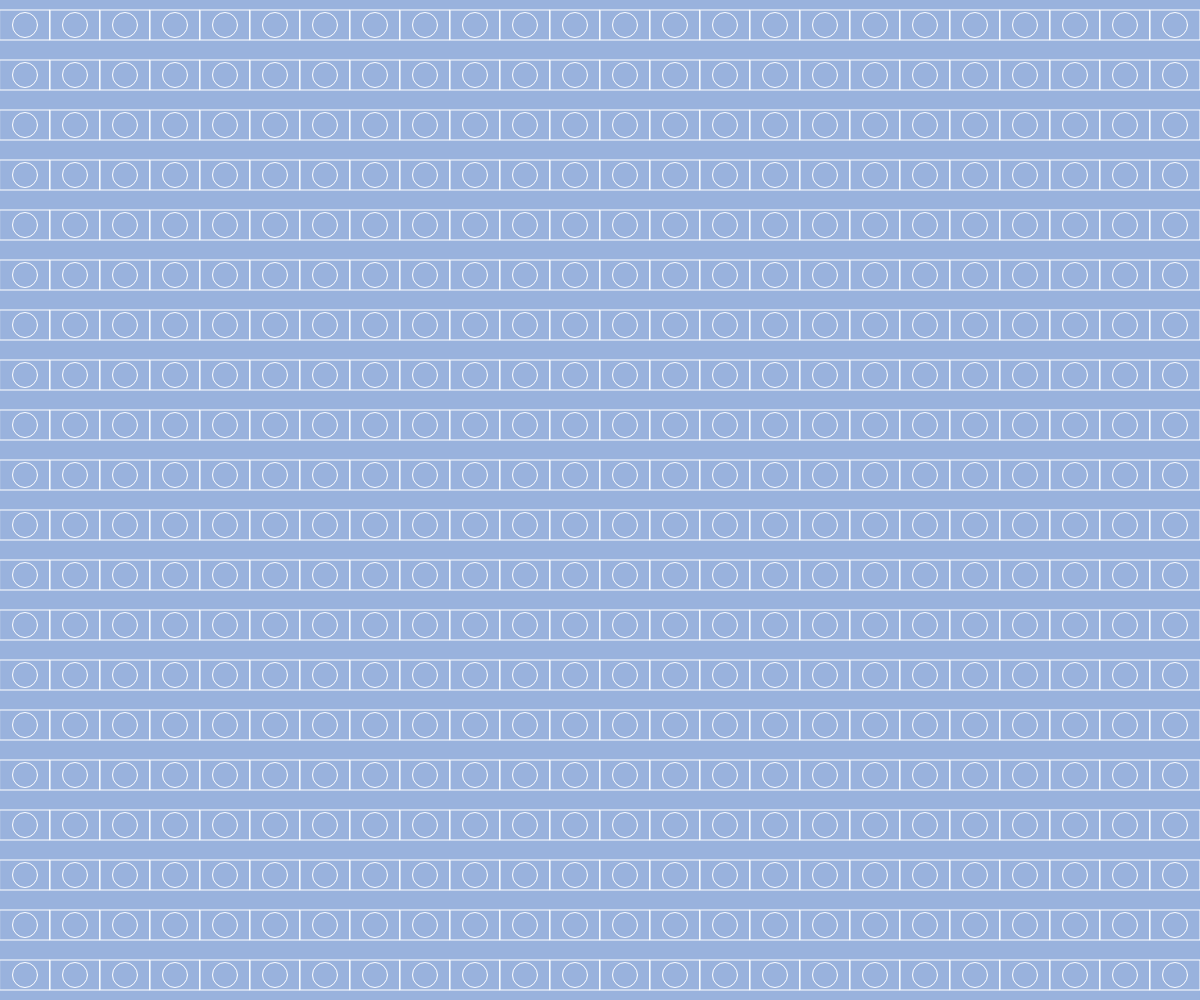
Frame 1 (no input)
Frame 60 (no input): identical to frame 1, image omitted
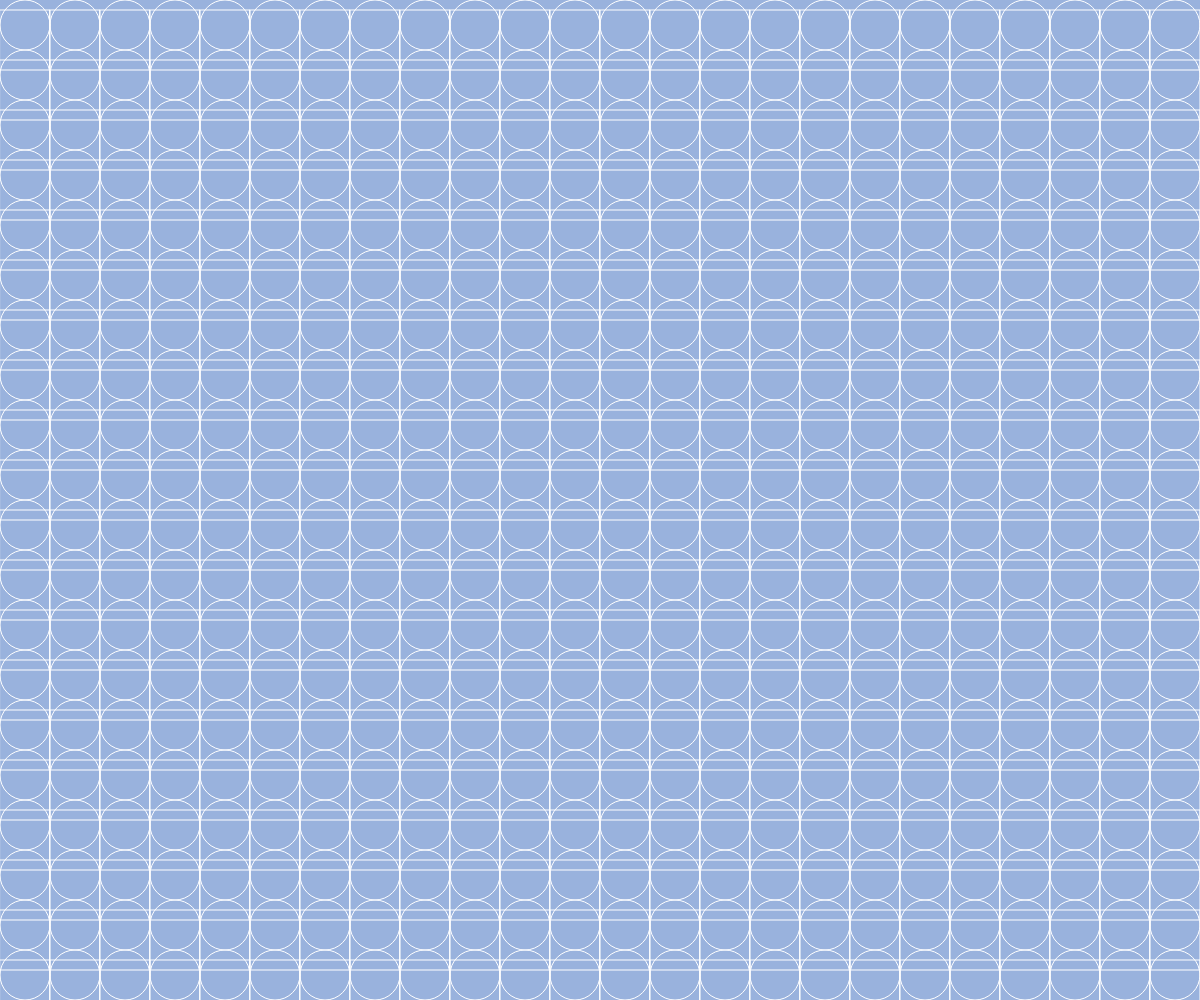
Frame 120 (the mouse pressed at the canvas centre since frame 60)

The p5.js sketch that drew these frames (run headless with seeded random() and noise() and a simulated clock; from frame 60 on, the mouse is pressed at the canvas centre):

// p5.js sketch
// ── sketch.js

function setup() {
  createCanvas(windowWidth, windowHeight);
}

function draw() {
  background(0);//背景顏色為黑色
  background("#99b2dd")
  noFill()//不填滿顏色
  stroke(255)//框線顏色為白色
 
  let rectWidth = 30 + mouseX / 20; 
  let circleSize = 25 + mouseY / 20;

  for(var i=0;i<width/50;i=i+1)
  {
    for(var j=0;j<height/50;j=j+1)
      {
        ellipse(25+50*i,25+50*j,circleSize)//產生直徑50的圓
  rect(0+50*i,10+50*j,50,rectWidth) //在座標(x:0,y:10)畫長50,寬30的長方形


  }
}
}
